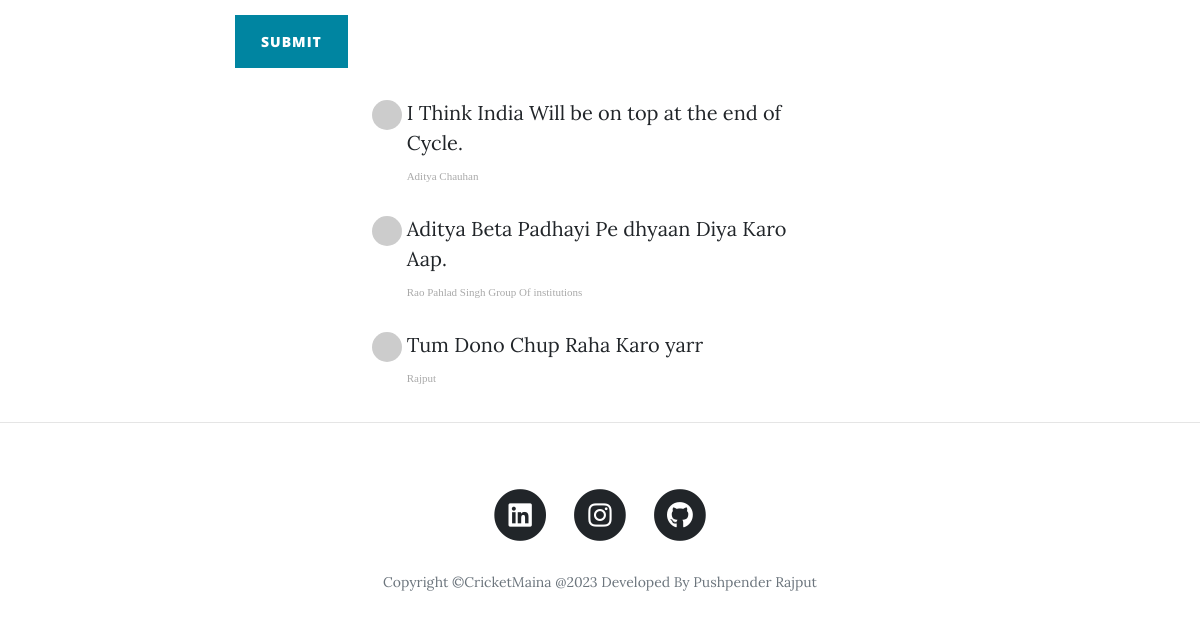
Before: /post/4 (lower part) with the older database file.
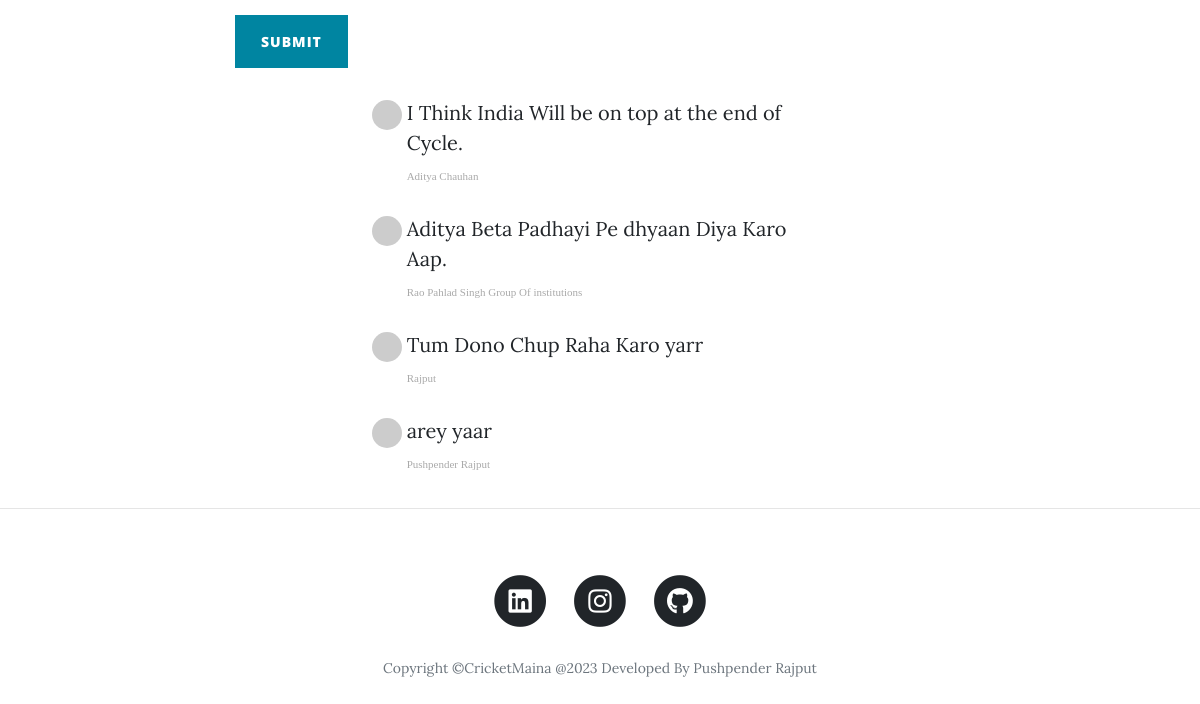
After: the same page with the newer database file.
### main.py (models this page shows)
class Comment(db.Model):
    __tablename__ = "comments"
    id = db.Column(db.Integer, primary_key=True)
    post_id = db.Column(db.Integer, db.ForeignKey("blog_posts.id"))
    author_id = db.Column(db.Integer, db.ForeignKey("users.id"))
    parent_post = relationship("BlogPost", back_populates="comments")
    comment_author = relationship("User", back_populates="comments")
    text = db.Column(db.Text, nullable=False)

class User(UserMixin, db.Model):
    __tablename__ = "users"
    id = db.Column(db.Integer, primary_key=True)
    email = db.Column(db.String(100), unique=True)
    password = db.Column(db.String(100))
    name = db.Column(db.String(100))
    posts = relationship("BlogPost", back_populates="author")
    comments = relationship("Comment", back_populates="comment_author")

### main.py (the view, shortened to what this page needs)
@app.route("/post/<int:index>", methods=['GET', 'POST'])
def show_post(index):
    form = CommentForm()
    requested_post = BlogPost.query.get(index)
    return render_template("post.html", post=requested_post, current_user=current_user, form=form)

### main.py
class CommentForm(FlaskForm):
    text = CKEditorField("Your comment")
    submit = SubmitField("Submit")

### templates/post.html (shortened to what this page needs)
{% from "bootstrap/form.html" import render_form %}
{% include "header.html" %}
<article>
  <div class="container">
    <div class="row">
      <div class="col-lg-8 col-md-10 mx-auto">
        {{render_form(form, novalidate=True, button_map={"submit": "primary"}) }}
        <div class="col-lg-8 col-md-10 mx-auto comment">
          {% for comment in post.comments:%}
          <ul class="commentList">
            <li>
              <div class="commenterImage">
                <img src="{{ comment.comment_author.email | gravatar }}" />
              </div>
              <div class="commentText">
                {{comment.text | safe}}
                <span class="date sub-text">{{comment.comment_author.name | safe}}</span>
              </div>
            </li>
          </ul>
          {%endfor%}
        </div>
      </div>
    </div>
  </div>
</article>
<hr>
{% include "footer.html" %}

### templates/header.html (shortened to what this page needs)
<!DOCTYPE html>
<html lang="en">
<head>
  {%block styles%}
  {{bootstrap.load_css()}}
  <link href="{{ url_for('static', filename='vendor/bootstrap/css/bootstrap.min.css') }}" rel="stylesheet">
  <link href="{{ url_for('static', filename='vendor/fontawesome-free/css/all.min.css')}}" rel="stylesheet"
    type="text/css">
  <link href="{{ url_for('static', filename='css/clean-blog.min.css')}}" rel="stylesheet">
</head>
<body>
  {%endblock%}

### templates/footer.html (shortened to what this page needs)
<footer>
  <div class="container">
    <div class="row">
      <div class="col-lg-8 col-md-10 mx-auto">
        <ul class="list-inline text-center">
          <li class="list-inline-item">
            <a href="https://www.linkedin.com/in/pushpender-rajput/" target="_blank">
              <span class="fa-stack fa-lg">
                <i class="fas fa-circle fa-stack-2x"></i>
                <i class="fab fa-linkedin fa-stack-1x fa-inverse"></i>
              </span>
            </a>
          </li>
          <li class="list-inline-item">
            <a href="https://www.instagram.com/pushpenderrajput21/" target="_blank">
              <span class="fa-stack fa-lg">
                <i class="fas fa-circle fa-stack-2x"></i>
                <i class="fab fa-instagram fa-stack-1x fa-inverse"></i>
              </span>
            </a>
          </li>
          <li class="list-inline-item">
            <a href="https://github.com/pushpenderrajput" target="_blank">
              <span class="fa-stack fa-lg">
                <i class="fas fa-circle fa-stack-2x"></i>
                <i class="fab fa-github fa-stack-1x fa-inverse"></i>
              </span>
            </a>
          </li>
        </ul>
        <p class="copyright text-muted">Copyright &copy;CricketMaina @2023 Developed By Pushpender Rajput</p>
      </div>
    </div>
  </div>
</footer>
</body>
</html>

Changed rows visible on the page:
added Comment: text "arey yaar", comment_author.name "Pushpender Rajput"
